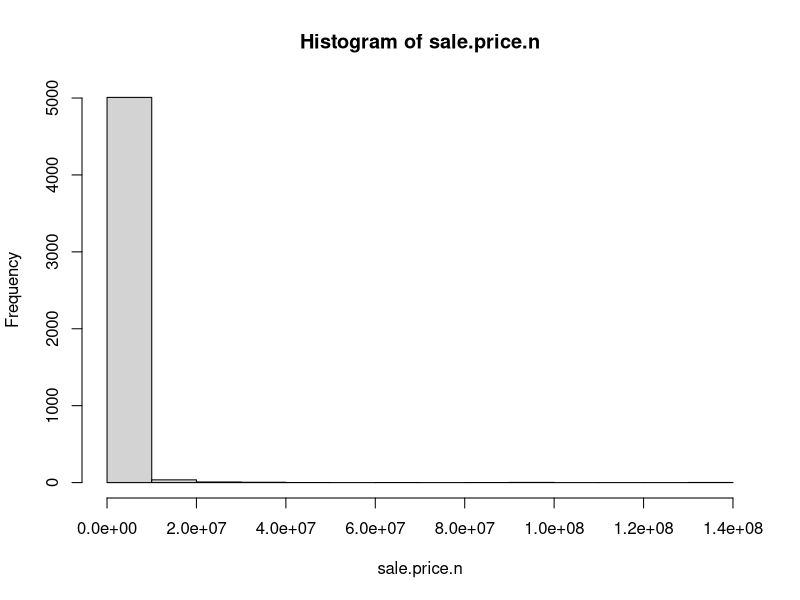
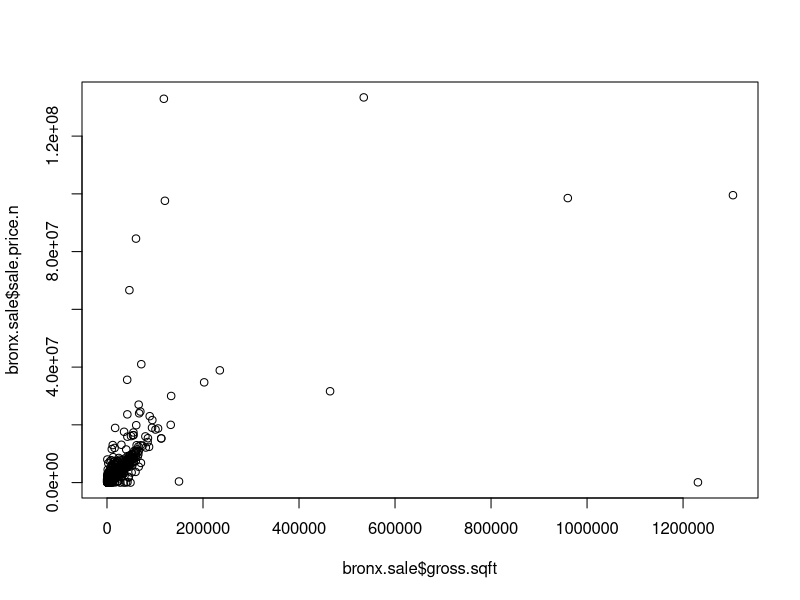
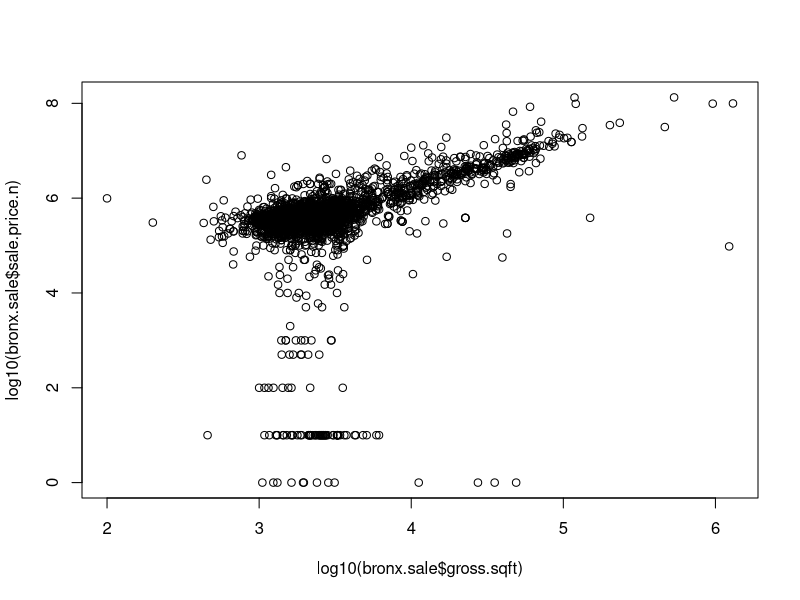
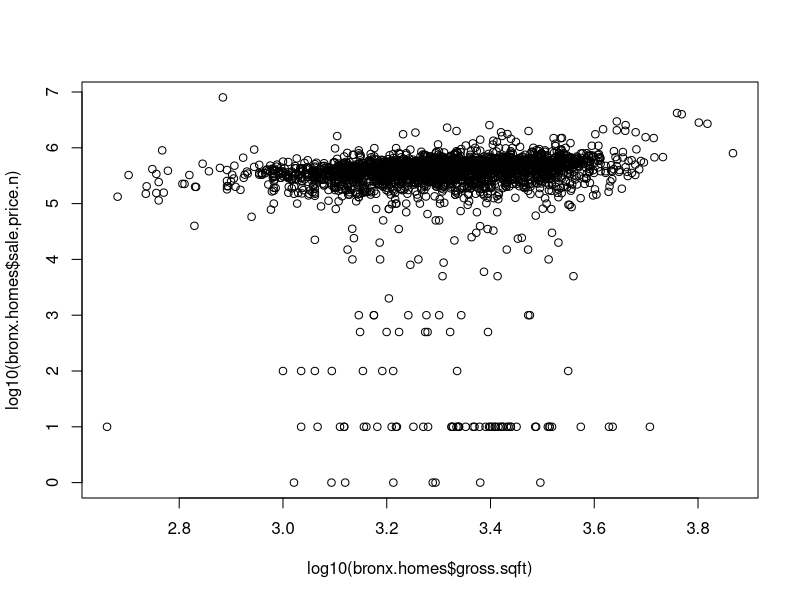
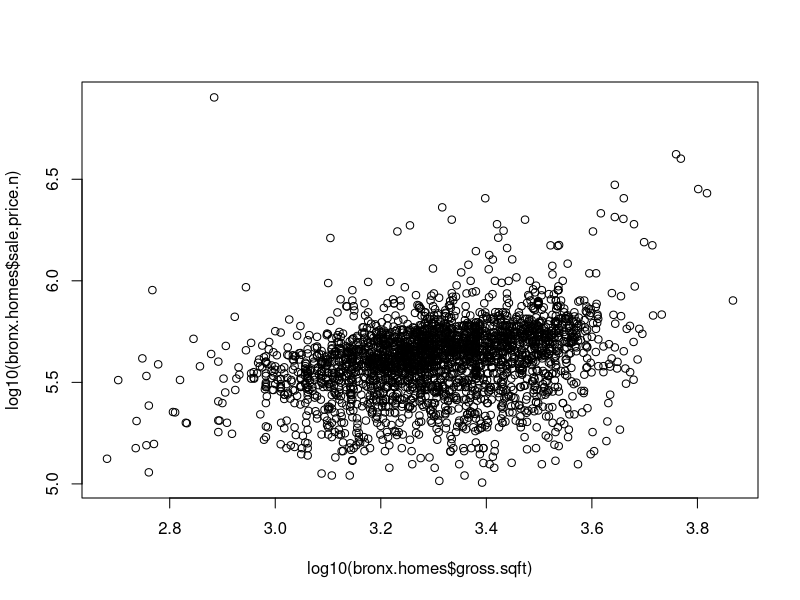
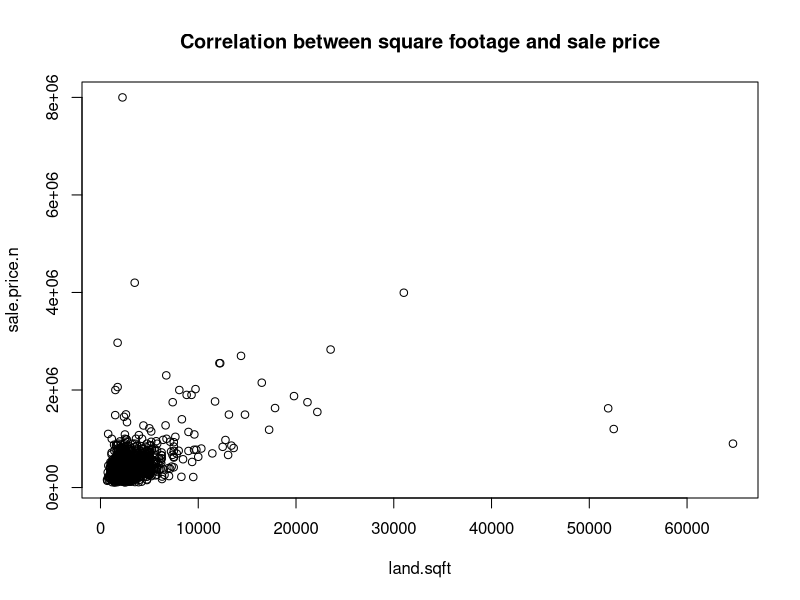

R code for these plots, in order:
setwd("C:/Users/adalton/Documents/Week6LiveSession/data/")
library(plyr)
bronx = read.csv("rollingsales_bronx.csv", skip=4)
## Check the data
head(bronx)
summary(bronx)
str(bronx) # Very handy function!

## clean/format the data with regular expressions
## More on these later. For now, know that the
## pattern "[^[:digit:]]" refers to members of the variable name that
## start with digits. We use the gsub command to replace them with a blank space.
# We create a new variable that is a "clean' version of sale.price.
# And sale.price.n is numeric, not a factor.
bronx$SALE.PRICE.N <- as.numeric(gsub("[^[:digit:]]","", bronx$SALE.PRICE))

count(is.na(bronx$SALE.PRICE.N))

names(bronx) <- tolower(names(bronx)) # make all variable names lower case
## Get rid of leading digits
bronx
bronx$gross.square.feet
bronx$gross.sqft <- as.numeric(gsub("[^[:digit:]]","", bronx$gross.square.feet))
bronx$land.sqft <- as.numeric(gsub("[^[:digit:]]","", bronx$land.square.feet))
bronx$year.built <- as.numeric(as.character(bronx$year.built))

## do a bit of exploration to make sure there's not anything
## weird going on with sale prices
attach(bronx)
hist(sale.price.n) 
detach(bronx)

## keep only the actual sales

bronx.sale <- bronx[bronx$sale.price.n!=0,]
plot(bronx.sale$gross.sqft,bronx.sale$sale.price.n)
plot(log10(bronx.sale$gross.sqft),log10(bronx.sale$sale.price.n))

## for now, let's look at 1-, 2-, and 3-family homes
bronx.homes <- bronx.sale[which(grepl("FAMILY",bronx.sale$building.class.category)),]
dim(bronx.homes)
plot(log10(bronx.homes$gross.sqft),log10(bronx.homes$sale.price.n))
summary(bronx.homes[which(bronx.homes$sale.price.n<100000),])

## remove outliers that seem like they weren't actual sales
bronx.homes$outliers <- (log10(bronx.homes$sale.price.n) <=5) + 0
bronx.homes <- bronx.homes[which(bronx.homes$outliers==0),]
plot(log10(bronx.homes$gross.sqft),log10(bronx.homes$sale.price.n))
bronx.homes
summary(bronx)
fit <- aov(sale.price.n ~ neighborhood, data=bronx.homes)
head(bronx.homes, n=10)
summary(fit)

ddply(bronx.homes,~neighborhood,summarise,mean=mean(sale.price.n),sd=sd(sale.price.n))


attach(bronx.homes)
plot(land.sqft, sale.price.n, main="Correlation between square footage and sale price")